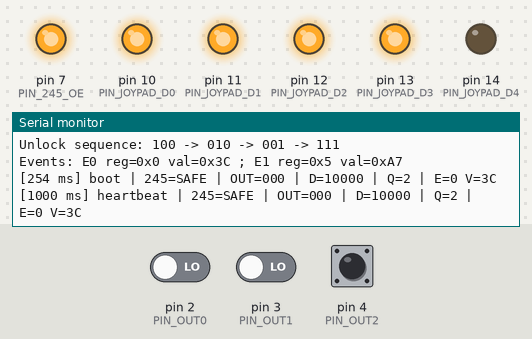
This sketch was run on a simulated Arduino Uno, built with avr-gcc and run on an emulated ATmega328P. On the bench: output pins drawn as LEDs (lit = HIGH), the last lines printed to the serial monitor. The inputs (shaded band) are chosen by the test bench; at power-on: pin 2 (PIN_OUT0) LOW, pin 4 (PIN_OUT2) LOW, pin 3 (PIN_OUT1) LOW.

Above: at 1.4 s.
1.5 s: pin 2 (PIN_OUT0) driven HIGH
At 1.81 s:
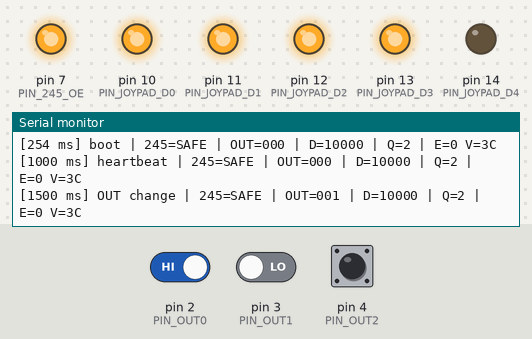
3.0 s: pin 2 (PIN_OUT0) driven LOW and pin 4 (PIN_OUT2) driven HIGH
At 3.8 s:
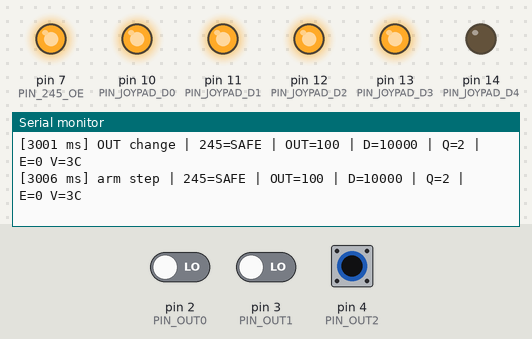
4.5 s: pin 4 (PIN_OUT2) pulsed LOW 2 times (0.12 s each, 0.3 s apart)
At 4.77 s:
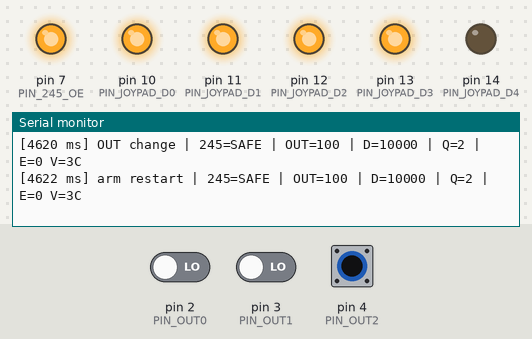
Timing chart, 0 to 7.5 s (numbered marks = the images above; inputs shaded):
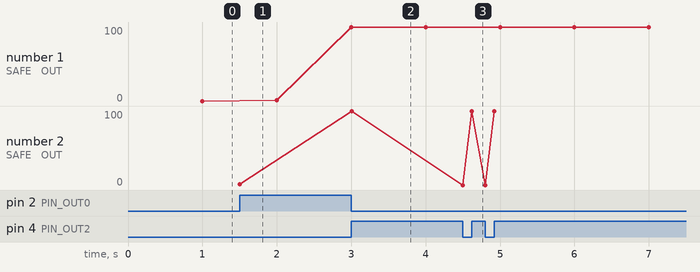

The sketch:

PicoNesV2A_Step4AtomicQueue.ino
```cpp
#include <Arduino.h>

// V2_A / Step 4 atomic queue probe
//
// Goal:
// - keep the 74HCT245 disabled until the ROM explicitly unlocks it
// - expose a tiny 2-event queue
// - keep the current event frozen until ACK_AND_NEXT
// - let the ROM read STATUS / REG_ID / VALUE_LO / VALUE_HI cleanly
//
// Log format:
// - OUT=xyz means OUT2 OUT1 OUT0
// - D=abcde means D4 D3 D2 D1 D0

static const uint8_t PIN_OUT0 = 2;
static const uint8_t PIN_OUT1 = 3;
static const uint8_t PIN_OUT2 = 4;

static const uint8_t PIN_245_OE = 7; // active low

static const uint8_t PIN_JOYPAD_D0 = 10;
static const uint8_t PIN_JOYPAD_D1 = 11;
static const uint8_t PIN_JOYPAD_D2 = 12;
static const uint8_t PIN_JOYPAD_D3 = 13;
static const uint8_t PIN_JOYPAD_D4 = 14;

static const uint8_t OPCODE_IDLE = 0x00;
static const uint8_t OPCODE_READ_STATUS = 0x01;
static const uint8_t OPCODE_READ_REG_ID = 0x02;
static const uint8_t OPCODE_READ_VALUE_LO = 0x03;
static const uint8_t OPCODE_READ_VALUE_HI = 0x04;
static const uint8_t OPCODE_ACK_AND_NEXT = 0x05;
static const uint8_t OPCODE_READ_VALUE_LO_OBSERVED = 0x06; // observed phase on current wiring/log path

static const uint8_t STATUS_VALID_ONLY = 0x10;    // VALID=1, PENDING=0
static const uint8_t STATUS_PENDING_VALID = 0x11; // VALID=1, PENDING=1
static const uint32_t OUT_SETTLE_US = 1200U;

static const uint8_t kArmSequence[] = {
  0x04, // observed as OUT=100
  0x02, // observed as OUT=010
  0x01, // observed as OUT=001
  0x07  // observed as OUT=111
};

struct ProtoEvent {
  uint8_t regId;
  uint8_t value;
};

static const ProtoEvent kQueueTemplate[] = {
  {0x0, 0x3C}, // DUTY = 0x3C
  {0x5, 0xA7}, // LFO_RATE = 0xA7
};

static bool g245Enabled = false;
static uint8_t currentPattern = STATUS_VALID_ONLY;
static uint8_t currentOut = 0xFF;      // raw candidate
static uint8_t committedOut = 0xFF;    // stable opcode actually consumed
static uint8_t armIndex = 0;
static uint8_t reloadIndex = 0;
static uint32_t lastHeartbeatMs = 0;
static uint32_t outCandidateSinceUs = 0;
static uint8_t queueHead = 0;
static uint8_t queueCount = (uint8_t)(sizeof(kQueueTemplate) / sizeof(kQueueTemplate[0]));
static uint8_t lastAckOut = 0xFF;

static inline uint8_t readOutBits() {
  return (uint8_t)((digitalRead(PIN_OUT0) ? 1 : 0) |
                   (digitalRead(PIN_OUT1) ? 2 : 0) |
                   (digitalRead(PIN_OUT2) ? 4 : 0));
}

static void disable245Safe() {
  pinMode(PIN_245_OE, OUTPUT);
  digitalWrite(PIN_245_OE, HIGH);
}

static void enable245() {
  digitalWrite(PIN_245_OE, LOW);
}

static void setupJoypadOutputs() {
  const uint8_t pins[5] = {
    PIN_JOYPAD_D0, PIN_JOYPAD_D1, PIN_JOYPAD_D2, PIN_JOYPAD_D3, PIN_JOYPAD_D4
  };

  for (uint8_t i = 0; i < 5; ++i) {
    pinMode(pins[i], OUTPUT);
    digitalWrite(pins[i], HIGH);
  }
}

static void setupOutInputs() {
  pinMode(PIN_OUT0, INPUT);
  pinMode(PIN_OUT1, INPUT);
  pinMode(PIN_OUT2, INPUT);
}

static void writePattern(uint8_t pattern) {
  // Joypad readback is active-low at the NES side.
  digitalWrite(PIN_JOYPAD_D0, (pattern & 0x01U) ? LOW : HIGH);
  digitalWrite(PIN_JOYPAD_D1, (pattern & 0x02U) ? LOW : HIGH);
  digitalWrite(PIN_JOYPAD_D2, (pattern & 0x04U) ? LOW : HIGH);
  digitalWrite(PIN_JOYPAD_D3, (pattern & 0x08U) ? LOW : HIGH);
  digitalWrite(PIN_JOYPAD_D4, (pattern & 0x10U) ? LOW : HIGH);
  currentPattern = pattern;
}

static void printQueueState() {
  Serial.print(F(" | Q="));
  Serial.print(queueCount);
  Serial.print(F(" | E="));
  if (queueCount == 0) {
    Serial.print(F("--"));
    Serial.print(F(" V="));
    Serial.print(F("--"));
  } else {
    const ProtoEvent &evt = kQueueTemplate[queueHead];
    if (evt.regId < 16) {
      Serial.print(evt.regId, HEX);
    } else {
      Serial.print(F("??"));
    }
    Serial.print(F(" V="));
    if (evt.value < 16) {
      Serial.print('0');
    }
    Serial.print(evt.value, HEX);
  }
}

static void logState(const char* reason) {
  const uint8_t out = readOutBits();

  Serial.print('[');
  Serial.print(millis());
  Serial.print(F(" ms] "));
  Serial.print(reason);
  Serial.print(F(" | 245="));
  Serial.print(g245Enabled ? F("ON") : F("SAFE"));
  Serial.print(F(" | OUT="));
  Serial.print((out >> 2) & 1);
  Serial.print((out >> 1) & 1);
  Serial.print(out & 1);
  Serial.print(F(" | D="));
  Serial.print((currentPattern >> 4) & 1);
  Serial.print((currentPattern >> 3) & 1);
  Serial.print((currentPattern >> 2) & 1);
  Serial.print((currentPattern >> 1) & 1);
  Serial.print(currentPattern & 1);
  printQueueState();
  Serial.println();
}

static uint8_t buildStatusPattern() {
  return (queueCount == 0) ? STATUS_VALID_ONLY : STATUS_PENDING_VALID;
}

static uint8_t buildRegIdPattern() {
  if (queueCount == 0) {
    return STATUS_VALID_ONLY;
  }
  return (uint8_t)(0x10U | (kQueueTemplate[queueHead].regId & 0x0FU));
}

static uint8_t buildValueLoPattern() {
  if (queueCount == 0) {
    return STATUS_VALID_ONLY;
  }
  return (uint8_t)(0x10U | (kQueueTemplate[queueHead].value & 0x0FU));
}

static uint8_t buildValueHiPattern() {
  if (queueCount == 0) {
    return STATUS_VALID_ONLY;
  }
  return (uint8_t)(0x10U | ((kQueueTemplate[queueHead].value >> 4) & 0x0FU));
}

static void resetQueue() {
  queueHead = 0;
  queueCount = (uint8_t)(sizeof(kQueueTemplate) / sizeof(kQueueTemplate[0]));
}

static bool popEvent() {
  if (queueCount == 0) {
    return false;
  }

  ++queueHead;
  if (queueHead >= (sizeof(kQueueTemplate) / sizeof(kQueueTemplate[0]))) {
    queueHead = 0;
  }
  --queueCount;
  return true;
}

static void updateReloadDetector(uint8_t out, bool outChanged) {
  if (!g245Enabled || !outChanged) {
    return;
  }

  if (out == kArmSequence[reloadIndex]) {
    ++reloadIndex;

    if (reloadIndex >= (sizeof(kArmSequence) / sizeof(kArmSequence[0]))) {
      reloadIndex = 0;
      resetQueue();
      writePattern(STATUS_VALID_ONLY);
      logState("queue reload");
    }
  } else if (out == kArmSequence[0]) {
    reloadIndex = 1;
  } else {
    reloadIndex = 0;
  }
}

static void applyOpcode(uint8_t out, bool outChanged) {
  uint8_t nextPattern = currentPattern;

  switch (out) {
    case OPCODE_IDLE:
      nextPattern = STATUS_VALID_ONLY;
      break;
    case OPCODE_READ_STATUS:
      nextPattern = buildStatusPattern();
      break;
    case OPCODE_READ_REG_ID:
      nextPattern = buildRegIdPattern();
      break;
    case OPCODE_READ_VALUE_LO:
    case OPCODE_READ_VALUE_LO_OBSERVED:
      nextPattern = buildValueLoPattern();
      break;
    case OPCODE_READ_VALUE_HI:
      nextPattern = buildValueHiPattern();
      break;
    case OPCODE_ACK_AND_NEXT:
      nextPattern = buildStatusPattern();
      if (outChanged) {
        if (lastAckOut != out) {
          if (popEvent()) {
            logState("ACK pop");
          } else {
            logState("ACK empty");
          }
        }
        lastAckOut = out;
      }
      nextPattern = buildStatusPattern();
      break;
    default:
      nextPattern = STATUS_VALID_ONLY;
      break;
  }

  if (out != OPCODE_ACK_AND_NEXT) {
    lastAckOut = 0xFF;
  }

  if (nextPattern != currentPattern) {
    writePattern(nextPattern);
    logState("D change");
  }
}

void setup() {
  pinMode(LED_BUILTIN, OUTPUT);
  digitalWrite(LED_BUILTIN, LOW);

  disable245Safe();
  setupJoypadOutputs();
  setupOutInputs();
  writePattern(STATUS_VALID_ONLY);

  Serial.begin(115200);
  delay(250);
  Serial.println();
  Serial.println(F("PicoNesV2A_Step4AtomicQueue start"));
  Serial.println(F("Unlock sequence: 100 -> 010 -> 001 -> 111"));
  Serial.println(F("Events: E0 reg=0x0 val=0x3C ; E1 reg=0x5 val=0xA7"));

  currentOut = readOutBits();
  committedOut = currentOut;
  outCandidateSinceUs = micros();
  logState("boot");
}

void loop() {
  const uint32_t now = millis();
  const uint32_t nowUs = micros();
  const uint8_t sampledOut = readOutBits();

  if (sampledOut != currentOut) {
    currentOut = sampledOut;
    outCandidateSinceUs = nowUs;
  }

  bool outChanged = false;
  uint8_t out = committedOut;
  if ((currentOut != committedOut) &&
      ((uint32_t)(nowUs - outCandidateSinceUs) >= OUT_SETTLE_US)) {
    committedOut = currentOut;
    out = committedOut;
    outChanged = true;
    logState("OUT change");
  }

  if (!g245Enabled) {
    if (outChanged) {
      if (out == kArmSequence[armIndex]) {
        ++armIndex;

        if (armIndex >= (sizeof(kArmSequence) / sizeof(kArmSequence[0]))) {
          g245Enabled = true;
          enable245();
          digitalWrite(LED_BUILTIN, HIGH);
          logState("245 enabled");
          applyOpcode(out, outChanged);
        } else {
          logState("arm step");
        }
      } else if (out == kArmSequence[0]) {
        armIndex = 1;
        logState("arm restart");
      } else if (out == 0x00) {
        // stay quiet
      } else {
        armIndex = 0;
      }
    }
  } else {
    updateReloadDetector(out, outChanged);
    applyOpcode(out, outChanged);
  }

  if ((uint32_t)(now - lastHeartbeatMs) >= 1000U) {
    lastHeartbeatMs = now;
    logState("heartbeat");
  }
}
```

Measured:
- after the input at 1.5 s, the serial monitor: prints a new line at once (image 1)
- after the input at 3.0 s, the serial monitor: prints a new line at once (image 2)
- after the input at 4.5 s, the serial monitor: prints a new line at once (image 3)
